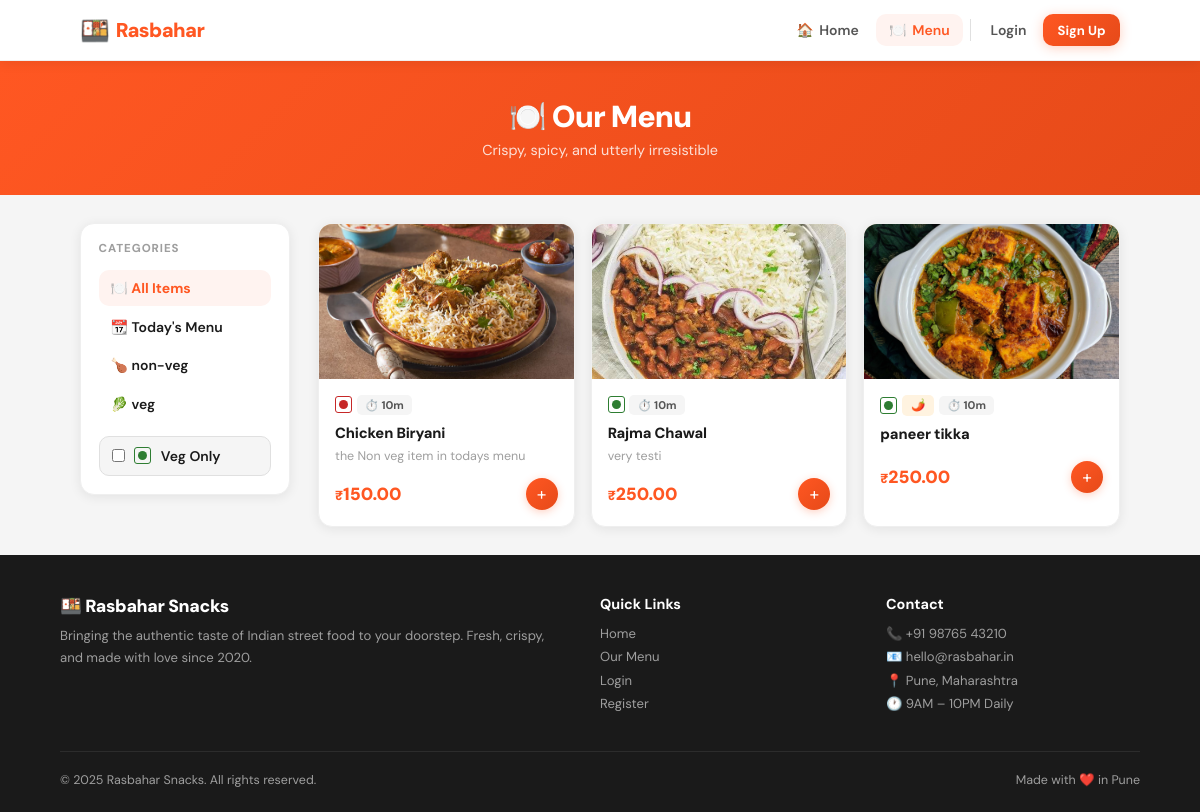
The app's page /menu/ with its own data.
### menu/models.py (models this page shows, shortened)
class Category(models.Model):
    name = models.CharField(max_length=100)
    slug = models.SlugField(unique=True, blank=True)
    description = models.TextField(blank=True)
    icon = models.CharField(max_length=10, blank=True, help_text='Emoji icon')
    image = models.ImageField(upload_to='categories/', blank=True, null=True)
    is_active = models.BooleanField(default=True)
    sort_order = models.PositiveIntegerField(default=0)
    class Meta:
        verbose_name_plural = 'Categories'
        ordering = ['sort_order', 'name']

class MenuItem(models.Model):
    category = models.ForeignKey(Category, on_delete=models.CASCADE, related_name='items')
    name = models.CharField(max_length=200)
    slug = models.SlugField(unique=True, blank=True)
    description = models.TextField(blank=True)
    price = models.DecimalField(max_digits=8, decimal_places=2)
    image = models.ImageField(upload_to='menu_items/', blank=True, null=True)
    is_available = models.BooleanField(default=True)
    is_featured = models.BooleanField(default=False)
    is_veg = models.BooleanField(default=True)
    is_spicy = models.BooleanField(default=False)
    calories = models.PositiveIntegerField(null=True, blank=True)
    prep_time_minutes = models.PositiveIntegerField(default=10)
    created_at = models.DateTimeField(auto_now_add=True)
    updated_at = models.DateTimeField(auto_now=True)
    class Meta:
        ordering = ['category', 'name']

### menu/views.py (the view)
# urls.py: path('menu/', views.menu_view, name='menu'),
def menu_view(request):
    categories = Category.objects.filter(is_active=True).prefetch_related('items')
    selected_category = request.GET.get('category')
    veg_only = request.GET.get('veg') == '1'
    items = MenuItem.objects.filter(is_available=True)
    if selected_category:
        items = items.filter(category__slug=selected_category)
    if veg_only:
        items = items.filter(is_veg=True)
    return render(request, 'menu/menu.html', {
        'categories': categories,
        'items': items,
        'selected_category': selected_category,
        'veg_only': veg_only,
    })

### rasbahar_snacks/context_processors.py (called while the page is built)
def admin_sidebar_context(request):
    if request.user.is_authenticated and request.user.is_staff:
        return {
            'pending_count': Order.objects.filter(status=Order.STATUS_PENDING).count(),
        }
    return {}

### templates/menu/menu.html (shortened to what this page needs)
{% extends "base.html" %}
{% block content %}
<div class="page-hero">
  <h1>🍽️ Our Menu</h1>
  <p>Crispy, spicy, and utterly irresistible</p>
</div>
<div class="menu-layout">
  <aside>
    <div class="filter-card">
      <div class="filter-title">Categories</div>
      <a href="{% url 'menu:menu' %}{% if veg_only %}?veg=1{% endif %}" class="cat-filter-item {% if not selected_category %}active{% endif %}">
        🍽️ All Items
      </a>
      {% for cat in categories %}
        <a href="?category={{ cat.slug }}{% if veg_only %}&veg=1{% endif %}" class="cat-filter-item {% if selected_category == cat.slug %}active{% endif %}">
          {{ cat.icon|default:"•" }} {{ cat.name }}
        </a>
      {% endfor %}
      <form method="get">
        <label class="veg-toggle">
          <input type="checkbox" name="veg" value="1" {% if veg_only %}checked{% endif %} onchange="this.form.submit()">
          <span class="veg-dot veg"><span class="dot"></span></span>
          Veg Only
        </label>
      </form>
    </div>
  </aside>
  <div>
    {% if items %}
      <div class="items-grid">
        {% for item in items %}
        <div class="item-card fu" style="animation-delay:{{ forloop.counter0 }}0ms">
          <div class="item-img">
            {% if item.image %}<img src="{{ item.image.url }}" alt="{{ item.name }}">{% else %}🍟{% endif %}
          </div>
          <div class="item-body">
            <div class="item-tags">
              <span class="veg-dot {% if item.is_veg %}veg{% else %}nonveg{% endif %}"><span class="dot"></span></span>
              {% if item.is_spicy %}<span class="tag tag-spicy">🌶️</span>{% endif %}
              {% if item.prep_time_minutes %}<span class="tag-chip">⏱️ {{ item.prep_time_minutes }}m</span>{% endif %}
            </div>
            <div class="item-name">
              <a href="{% url 'menu:item_detail' item.slug %}">{{ item.name }}</a>
            </div>
            <div class="item-desc">{{ item.description }}</div>
            <div class="item-footer">
              <span class="item-price">{{ item.price }}</span>
              {% if user.is_authenticated %}
                <button type="button" class="add-btn press" onclick="addToCart({{ item.pk }}, '{{ item.name|escapejs }}')" data-item-id="{{ item.pk }}">+</button>
              {% else %}
                <a href="{% url 'accounts:login' %}" class="add-btn press">+</a>
              {% endif %}
            </div>
          </div>
        </div>
        {% endfor %}
      </div>
    {% endif %}
  </div>
</div>
{% endblock %}

### templates/base.html (style rules this page uses)
*, *::before, *::after { box-sizing: border-box; margin: 0; padding: 0; }
* { -ms-overflow-style: none; scrollbar-width: none; }
:root { --primary: #FF5722; --primary-d: #E64A19; --primary-l: #FFF3F0; --primary-ll: #FFF8F5; --accent: #FF9800; --accent-l: #FFF8E1; --green: #2E7D32; --green-l: #E8F5E9; --green-m: #43A047; --red: #C62828; --red-l: #FFEBEE; --blue: #1565C0; --blue-l: #E3F2FD; --bg: #F5F5F5; --white: #FFFFFF; --border: #EFEFEF; --border-d: #E0E0E0; --text: #1A1A1A; --text-m: #555555; --text-l: #9E9E9E; --shadow: 0 2px 12px rgba(0,0,0,0.08); --shadow-md: 0 4px 24px rgba(0,0,0,0.12); --shadow-lg: 0 8px 40px rgba(0,0,0,0.16); --r: 14px; --r-sm: 10px; --r-lg: 20px; --transition: .18s cubic-bezier(0.22,1,0.36,1); }
body { font-family: 'DM Sans', sans-serif; background: var(--bg); color: var(--text); min-height: 100vh; display: flex; flex-direction: column; -webkit-font-smoothing: antialiased; }
.fu { animation: fadeUp 0.34s cubic-bezier(0.22,1,0.36,1) both }
.press { transition: transform .1s, opacity .1s; }
.veg-dot { width: 17px; height: 17px; border-radius: 3px; display: inline-flex; align-items: center; justify-content: center; flex-shrink: 0; }
.veg-dot.veg { border: 1.5px solid var(--green); }
.veg-dot.nonveg { border: 1.5px solid var(--red); }
.veg-dot .dot { width: 9px; height: 9px; border-radius: 50%; }
.veg-dot.veg .dot { background: var(--green); }
.veg-dot.nonveg .dot { background: var(--red); }
.tag { display: inline-flex; align-items: center; gap: .3rem; padding: .2rem .55rem; border-radius: 5px; font-size: .72rem; font-weight: 700; }
.tag-spicy { background: #FFF3E0; color: #E65100; }

### records on screen
Category: icon "📆", name "Today's Menu"
Category: icon "🍗", name "non-veg"
Category: icon "🥬", name "veg"
MenuItem: image (picture), is_veg False (drawn), prep_time_minutes "10", name "Chicken Biryani", description "the Non veg item in todays menu", price "150.00"
MenuItem: image (picture), is_veg True (drawn), prep_time_minutes "10", name "Rajma Chawal", description "very testi", price "250.00"
MenuItem: image (picture), is_veg True (drawn), prep_time_minutes "10", name "paneer tikka", price "250.00"
